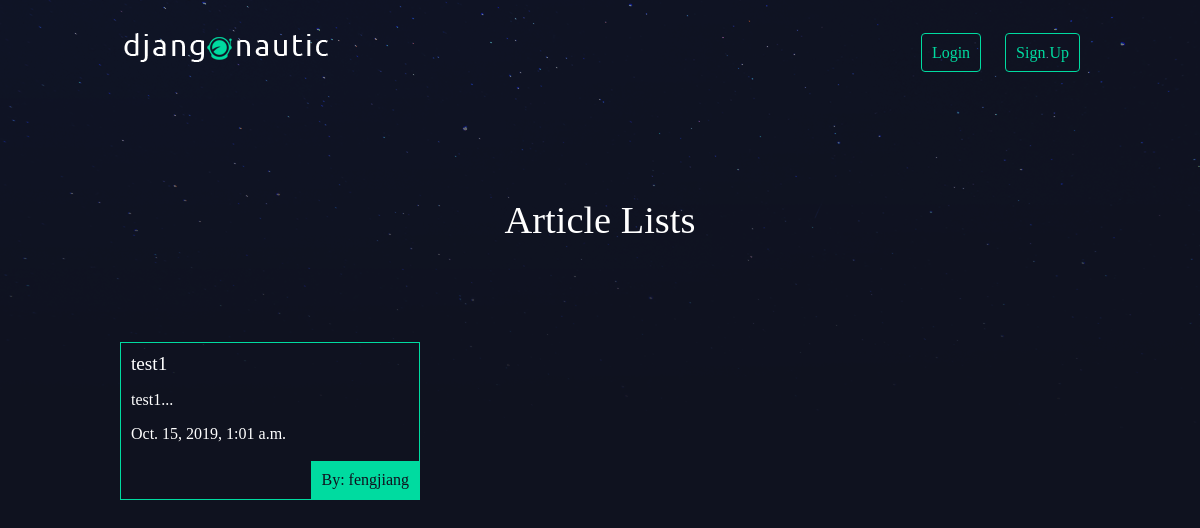
The page /articles/ on the database as committed earlier.
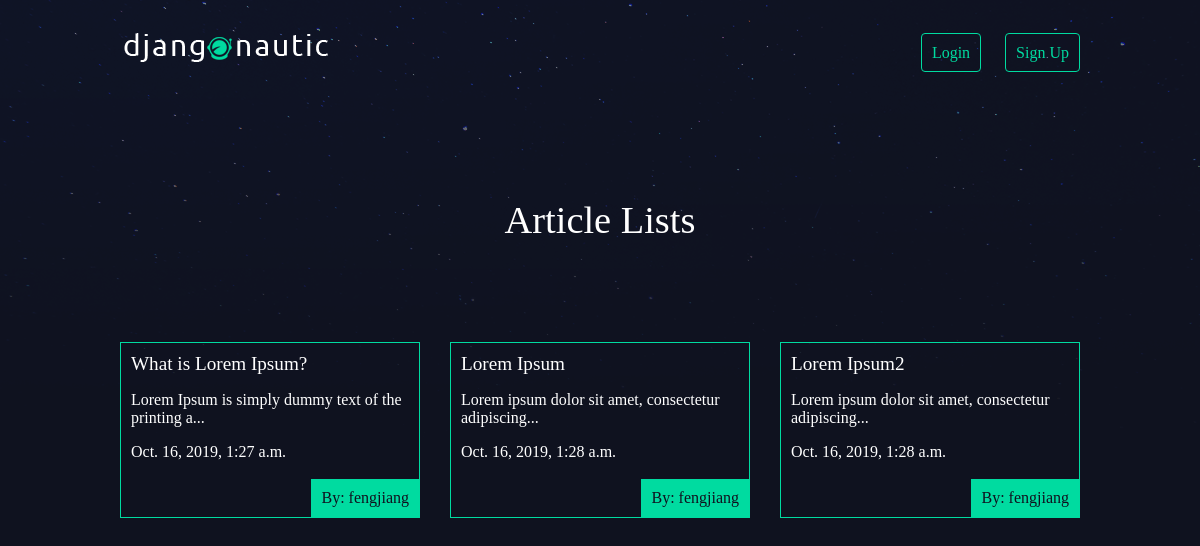
The same page on the database as committed later.
### articles/models.py (models this page shows, shortened)
class Article(models.Model):
  title = models.CharField(max_length = 100)
  slug = models.SlugField()
  body = models.TextField()
  date = models.DateTimeField(auto_now_add=True)
  thumb = models.ImageField(default='default.png', blank=True)
  author = models.ForeignKey(User, on_delete=models.CASCADE, default=None)
  def snippet(self):
    return self.body[:50] + '...'

### articles/views.py (the view)
# urls.py: path('', views.article_list, name = 'list'),
def article_list(request):
  articles = Article.objects.all().order_by('date')
  return render(request, 'articles/article_list.html', {'articles': articles})

### articles/templates/articles/article_list.html
{% extends 'base_layout.html' %}
{% block content %}
<h1>Article Lists</h1>
<div class="articles">
  {% for article in articles %}
  <div class="article">
    <h2><a href="{% url 'articles:detail' slug=article.slug %}"">{{article.title}}</a></h2>
    <p>{{article.snippet}}</p>
    <p>{{article.date}}</p>
    <p class='author'>By: {{article.author.username}}</p>
  </div>
  {% endfor %}
</div>
{% endblock %}

### templates/base_layout.html (shortened to what this page needs)
{% load static from staticfiles %}
<!DOCTYPE html>
<html lang="en">
<head>
  <link rel='stylesheet' href={% static 'styles.css' %} />
</head>
<body>
  <header class='wrapper'>
      <h1><a href="{% url 'home' %}"><img src="{% static 'logo.png' %}"/></a></h1>
      <nav>
          <ul>
            {% if user.is_authenticated %}
            <li>
                <a href="{% url 'articles:create' %}" class='highlight'>New Article</a>
              </li>
            <li>
              <form class='logout-link' action="{% url 'accounts:logout' %}" method='post'>
                {% csrf_token %}
                <input class='logout-btn' type='Submit' value='Logout' />
              </form>
            </li>
            {% else %}
            <li>
              <a class='highlight' href="{% url 'accounts:login' %}">Login</a>
            </li>
            <li>
                <a class='highlight' href="{% url 'accounts:signup' %}">Sign Up</a>
            </li>
            {% endif %}
          </ul>
      </nav>
  </header>
  <div class='wrapper'>
      {% block content %}
      {% endblock %}
    </div>
</body>
</html>

### assets/styles.css (style rules this page uses)
body { background-color: #0f121f; background-image: url(stars.png); background-repeat: no-repeat; color: #fff; }
body * { font-family: Ubuntu; }
h1, h2, h3, h4, h5 { font-weight: normal; margin: 0; }
a, a:hover, a:visited { color: #fff; text-decoration: none; }
.wrapper { max-width: 960px; margin: 0 auto; }
div.wrapper h1 { text-align: center; margin: 100px auto; font-size: 2.4em; }
header { display: grid; grid-template-columns: 1fr 1fr; padding: 20px 0; }
nav { justify-self: end }
nav li { display: inline-block; margin-left: 20px; }
.articles { display: grid; grid-template-columns: 1fr 1fr 1fr; grid-gap: 30px; }
.article { padding: 10px; border: 1px solid #00dba0; position: relative; padding-bottom: 40px; }
.article h2 { font-size: 1.2em; }
.article .author { padding: 10px; background: #00dba0; position: absolute; right: 0; bottom: 0; margin: 0; color: #0f121f; }
a.highlight { border: 1px solid #00dba0; padding: 10px; border-radius: 4px; color: #00dba0; }

Rows that differ between the two databases and show on the page:
removed Article: title "test1", snippet "test1...", date "Oct. 15, 2019, 1:01 a.m.", author.username "fengjiang"
added Article: title "What is Lorem Ipsum?", snippet "Lorem Ipsum is simply dummy text of the printing a...", date "Oct. 16, 2019, 1:27 a.m.", author.username "fengjiang"
added Article: title "Lorem Ipsum", snippet "Lorem ipsum dolor sit amet, consectetur adipiscing...", date "Oct. 16, 2019, 1:28 a.m.", author.username "fengjiang"
added Article: title "Lorem Ipsum2", snippet "Lorem ipsum dolor sit amet, consectetur adipiscing...", date "Oct. 16, 2019, 1:28 a.m.", author.username "fengjiang"
